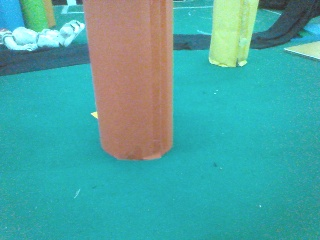
//> input picture worktree2018/baipingheng/01.jpg, 320 x 240 px, given in place of the camera
$ ./main   (built with g++ and OpenCV 4)
//> lines starting //> are read from the running program, lines starting //| are printed output that depends on the picture
#include <opencv2/opencv.hpp>

// [201 lines of commented-out code are left out]

#include <opencv2/opencv.hpp>
#include <vector>
using namespace cv;
using namespace std;
int main()
{
    Mat g_srcImage,dstImage;
    vector<Mat> g_vChannels;
    VideoCapture cap(1);
    while(1){
    //g_srcImage = imread("C:/Users/Administrator/Desktop/区分高架定位/01.jpg");
    	cap>>g_srcImage;
//> g_srcImage is the input picture: 240 rows x 320 cols, CV_8UC3; mean B, G, R 164.2, 166.8, 73.5
    imshow("原图",g_srcImage);
    //waitKey(0);

    //分离通道
    split(g_srcImage,g_vChannels);
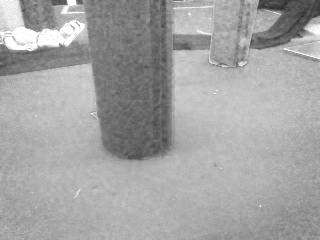
//> g_vChannels[0]: 240 rows x 320 cols, CV_8UC1; min 44, max 255, mean 164.2
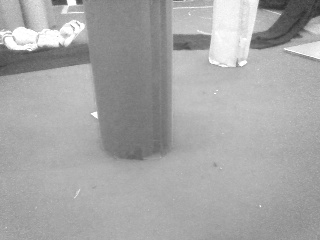
//> g_vChannels[1]: 240 rows x 320 cols, CV_8UC1; min 45, max 255, mean 166.8
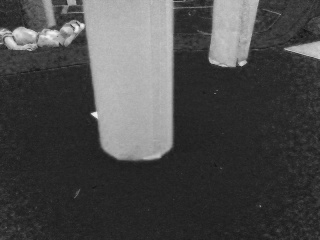
//> g_vChannels[2]: 240 rows x 320 cols, CV_8UC1; min 18, max 244, mean 73.5
    Mat imageBlueChannel = g_vChannels.at(0);
    Mat imageGreenChannel = g_vChannels.at(1);
    Mat imageRedChannel = g_vChannels.at(2);

    double imageBlueChannelAvg=0;
    double imageGreenChannelAvg=0;
    double imageRedChannelAvg=0;

    //求各通道的平均值
    imageBlueChannelAvg = mean(imageBlueChannel)[0];
//> imageBlueChannelAvg = 164.2
    imageGreenChannelAvg = mean(imageGreenChannel)[0];
//> imageGreenChannelAvg = 166.8
    imageRedChannelAvg = mean(imageRedChannel)[0];
//> imageRedChannelAvg = 73.47

    //求出个通道所占增益
    double K = (imageRedChannelAvg+imageGreenChannelAvg+imageRedChannelAvg)/3;
//> K = 104.6
    double Kb = K/imageBlueChannelAvg;
//> Kb = 0.637
    double Kg = K/imageGreenChannelAvg;
//> Kg = 0.627
    double Kr = K/imageRedChannelAvg;
//> Kr = 1.42

    //更新白平衡后的各通道BGR值
    addWeighted(imageBlueChannel,Kb,0,0,0,imageBlueChannel);
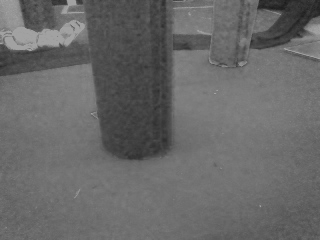
//> imageBlueChannel: 240 rows x 320 cols, CV_8UC1; min 28, max 162, mean 104.6
    addWeighted(imageGreenChannel,Kg,0,0,0,imageGreenChannel);
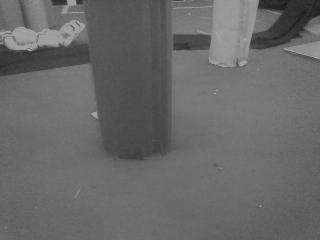
//> imageGreenChannel: 240 rows x 320 cols, CV_8UC1; min 28, max 160, mean 104.6
    addWeighted(imageRedChannel,Kr,0,0,0,imageRedChannel);
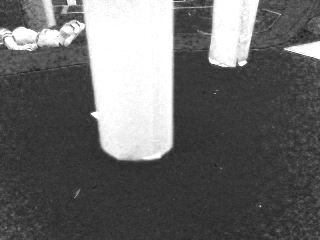
//> imageRedChannel: 240 rows x 320 cols, CV_8UC1; min 26, max 255, mean 103.7

    merge(g_vChannels,dstImage);//图像各通道合并
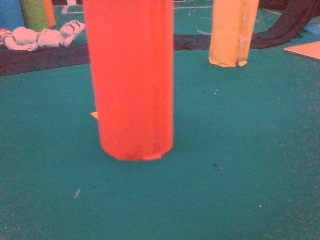
//> dstImage: 240 rows x 320 cols, CV_8UC3; mean B, G, R 104.6, 104.6, 103.7
    imshow("白平衡后图",dstImage);
    waitKey(5);
	}

    return 0;
}

$ run again, on worktree2018/baipingheng/02.jpg
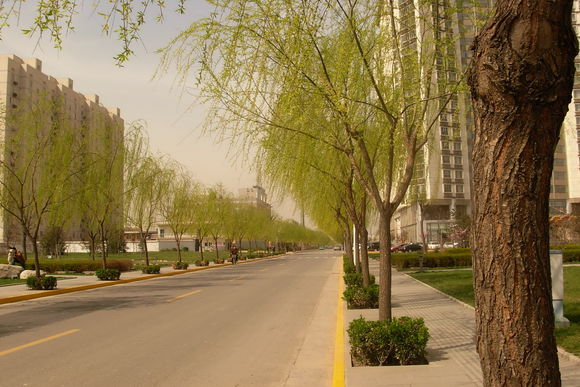
//> input picture worktree2018/baipingheng/02.jpg, 580 x 387 px, given in place of the camera
//> g_srcImage is the input picture: 387 rows x 580 cols, CV_8UC3; mean B, G, R 78.4, 120.3, 142.3
//> `split(g_srcImage,g_vChannels);`:
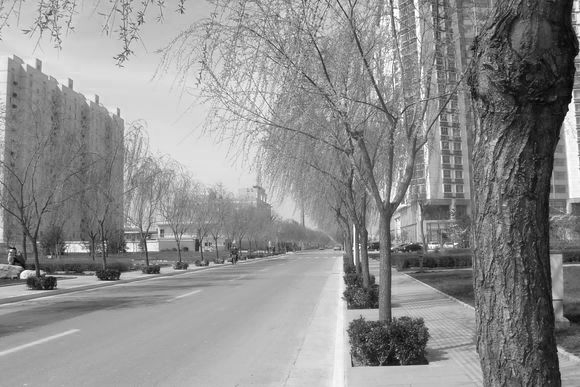
//> g_vChannels[2]: 387 rows x 580 cols, CV_8UC1; min 0, max 255, mean 142.3
//> imageBlueChannelAvg = 78.36
//> imageGreenChannelAvg = 120.3
//> imageRedChannelAvg = 142.3
//> K = 135
//> Kb = 1.72
//> Kg = 1.12
//> Kr = 0.948
//> `merge(g_vChannels,dstImage);`:
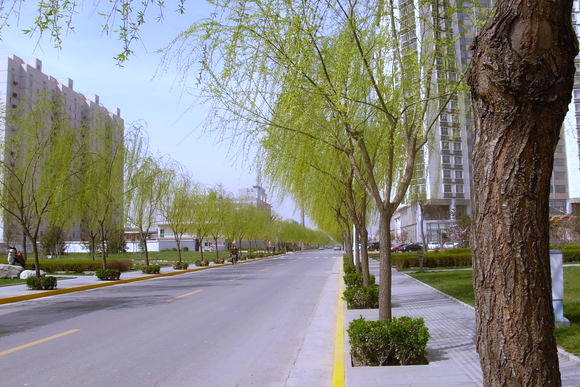
//> dstImage: 387 rows x 580 cols, CV_8UC3; mean B, G, R 128.3, 135, 135
